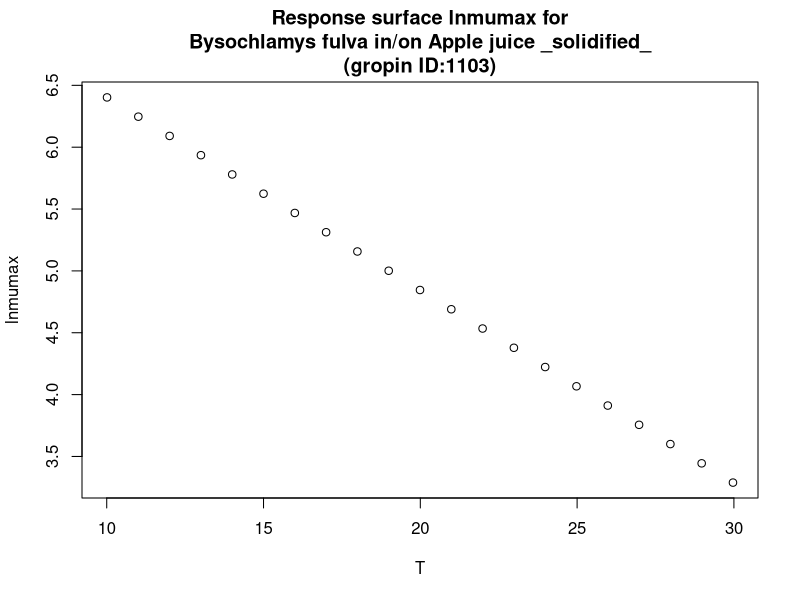

This figure's R source:
#############################
# start of Parameter script
#############################
T <- seq(10.01,29.97002997003,length.out=21)
#############################
# end of Parameter script
#############################
############################# 
# start of Model script Gropin ID 1103 
#############################
 
# constant coefficients for this model
 
variables <- data.frame(T)
argumentsPar <- expand.grid(variables)
 
# heart of the model
response_surface <- function(T) {
   mumax <-7.964-0.156*T

return(mumax=mumax)
} 

# output parameters
responseSurface <- cbind(argumentsPar,response_surface(argumentsPar['T']))
colnames(responseSurface) <- c(colnames(argumentsPar),'lnmumax')
#############################
# End of Model script
#############################
############################# 
# start of Visualisation script Gropin ID 1103 
#############################
plot(T,responseSurface$'lnmumax',xlab='T',
                          ylab='lnmumax',main='Response surface lnmumax for
Bysochlamys fulva in/on Apple juice _solidified_
(gropin ID:1103)')
#############################
# End of Visualisation script
#############################
